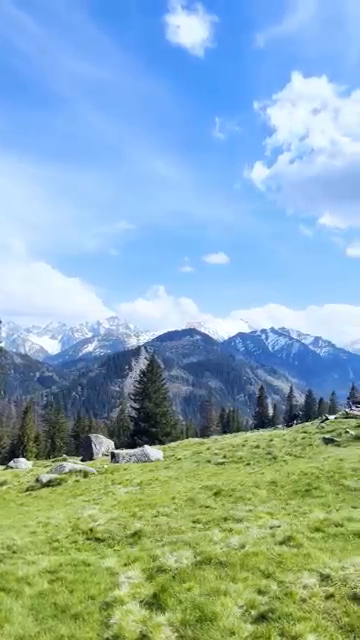
#> input picture frame 26 of input.mp4, 360 x 640 px
$ python main.py
#> lines starting #> are read from the running program, lines starting #| are printed output that depends on the picture
import cv2

INPUT_PATH = "input.mp4"
OUTPUT_PATH = "output.mp4"

cap = cv2.VideoCapture(INPUT_PATH)
if not cap.isOpened():
    raise SystemExit(f"Could not open {INPUT_PATH}")

width = int(cap.get(cv2.CAP_PROP_FRAME_WIDTH))
height = int(cap.get(cv2.CAP_PROP_FRAME_HEIGHT))
fps = cap.get(cv2.CAP_PROP_FPS) or 30

fourcc = cv2.VideoWriter_fourcc(*"mp4v")
out = cv2.VideoWriter(OUTPUT_PATH, fourcc, fps, (width, height))

frame_no = 0
while True:
    ret, frame = cap.read()
#> frame is the input picture: shape (640, 360, 3); mean B, G, R 180.2, 171.9, 138.3
    if not ret:
        break
    frame_no += 1


    x1, y1 = width // 4, height // 4
    x2, y2 = 3 * width // 4, 3 * height // 4
    cv2.rectangle(frame, (x1, y1), (x2, y2), (12, 25, 0), 3)


    cv2.circle(frame, (width // 2, height // 2), 40, (23, 86, 55), 3)


    cv2.line(frame, (0, 60), (width, 60), (36, 115, 0), 2)


    cv2.putText(frame, "Numan Ali", (20, 40),
                cv2.FONT_HERSHEY_SIMPLEX, 1, (255, 255, 255), 2)
    cv2.putText(frame, f"Frame: {frame_no}", (20, height - 20),
                cv2.FONT_HERSHEY_SIMPLEX, 0.8, (0, 255, 255), 2)
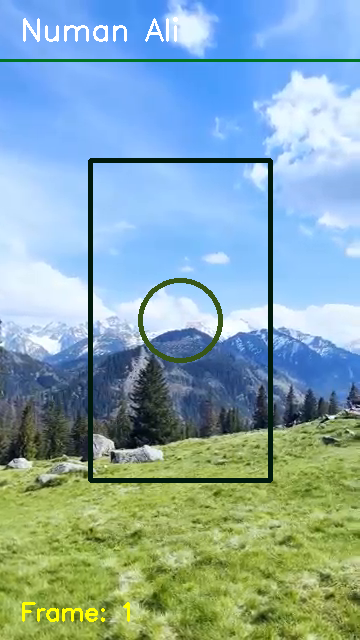
#> frame: shape (640, 360, 3); mean B, G, R 174.1, 168.5, 135.1

    out.write(frame)

cap.release()
out.release()
print(f"Done. Processed {frame_no} frames -> {OUTPUT_PATH}")

$ run again, starting later in the video
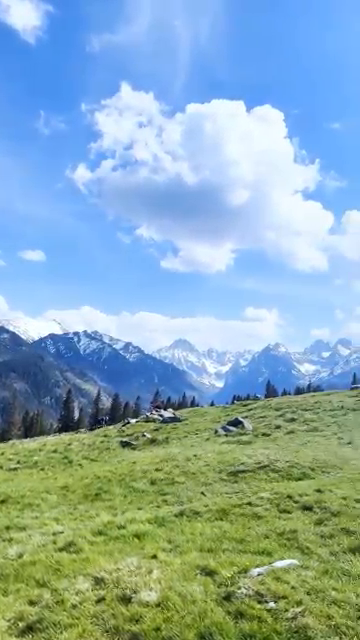
#> input picture frame 117 of input.mp4, 360 x 640 px
#> frame is the input picture: shape (640, 360, 3); mean B, G, R 181.4, 171.6, 138.1
#> `cv2.putText(frame, f"Frame: {frame_no}", (20, height - 20), cv2.FONT_H..`:
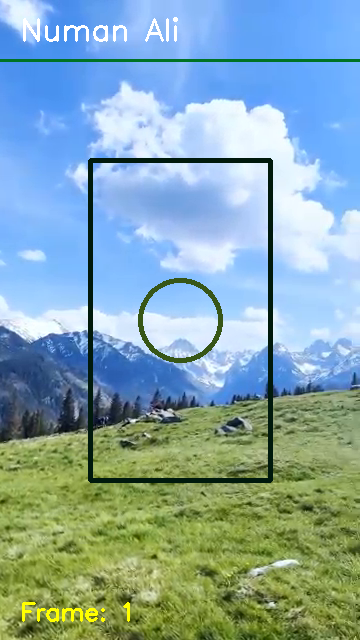
#> frame: shape (640, 360, 3); mean B, G, R 175.2, 168, 134.7

$ run again, starting later in the video
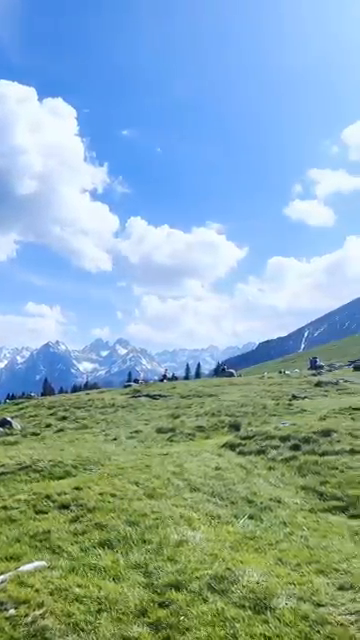
#> input picture frame 208 of input.mp4, 360 x 640 px
#> frame is the input picture: shape (640, 360, 3); mean B, G, R 177.4, 170.1, 137.4
#> `cv2.putText(frame, f"Frame: {frame_no}", (20, height - 20), cv2.FONT_H..`:
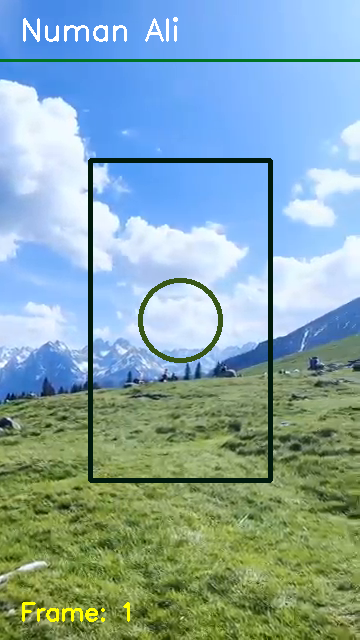
#> frame: shape (640, 360, 3); mean B, G, R 171.2, 166.6, 134.2
